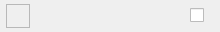
<?xml version="1.0" encoding="UTF-8"?>
<ui version="4.0">
 <class>EffectListRow</class>
 <widget class="QWidget" name="EffectListRow">
  <property name="geometry">
   <rect>
    <x>0</x>
    <y>0</y>
    <width>220</width>
    <height>32</height>
   </rect>
  </property>
  <property name="sizePolicy">
   <sizepolicy hsizetype="MinimumExpanding" vsizetype="MinimumExpanding">
    <horstretch>0</horstretch>
    <verstretch>0</verstretch>
   </sizepolicy>
  </property>
  <property name="minimumSize">
   <size>
    <width>200</width>
    <height>32</height>
   </size>
  </property>
  <property name="baseSize">
   <size>
    <width>200</width>
    <height>32</height>
   </size>
  </property>
  <property name="contextMenuPolicy">
   <enum>Qt::CustomContextMenu</enum>
  </property>
  <property name="windowTitle">
   <string>Form</string>
  </property>
  <layout class="QHBoxLayout" name="horizontalLayout">
   <property name="spacing">
    <number>4</number>
   </property>
   <property name="leftMargin">
    <number>6</number>
   </property>
   <property name="topMargin">
    <number>4</number>
   </property>
   <property name="rightMargin">
    <number>6</number>
   </property>
   <property name="bottomMargin">
    <number>4</number>
   </property>
   <item>
    <widget class="QLabel" name="labelIcon">
     <property name="minimumSize">
      <size>
       <width>24</width>
       <height>24</height>
      </size>
     </property>
     <property name="maximumSize">
      <size>
       <width>24</width>
       <height>24</height>
      </size>
     </property>
     <property name="font">
      <font>
       <pointsize>10</pointsize>
      </font>
     </property>
     <property name="frameShape">
      <enum>QFrame::StyledPanel</enum>
     </property>
     <property name="text">
      <string/>
     </property>
    </widget>
   </item>
   <item>
    <widget class="QLabel" name="labelTitle">
     <property name="font">
      <font>
       <pointsize>10</pointsize>
      </font>
     </property>
     <property name="text">
      <string>&lt;Effect&gt;</string>
     </property>
     <property name="scaledContents">
      <bool>false</bool>
     </property>
    </widget>
   </item>
   <item>
    <widget class="QCheckBox" name="checkBoxEnabled">
     <property name="maximumSize">
      <size>
       <width>24</width>
       <height>16777215</height>
      </size>
     </property>
     <property name="text">
      <string/>
     </property>
    </widget>
   </item>
  </layout>
 </widget>
 <resources/>
 <connections/>
</ui>
